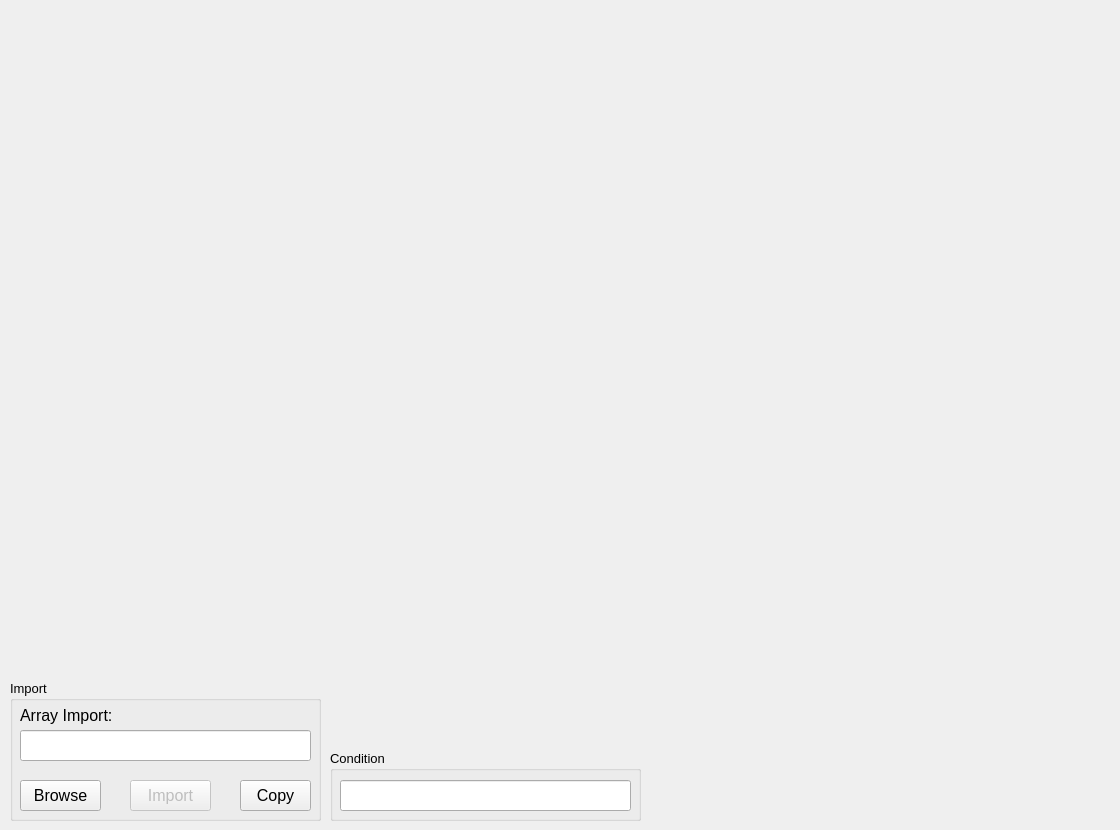
              <widget class="QWidget" name="tab_13">
               <attribute name="title">
                <string>Gate Array</string>
               </attribute>
               <widget class="QWidget" name="widgetK2_gateArray" native="true">
                <property name="geometry">
                 <rect>
                  <x>0</x>
                  <y>0</y>
                  <width>1111</width>
                  <height>671</height>
                 </rect>
                </property>
                <widget class="MatplotlibWidget" name="mplwidgetK2_gateArray">
                 <property name="geometry">
                  <rect>
                   <x>520</x>
                   <y>230</y>
                   <width>16</width>
                   <height>16</height>
                  </rect>
                 </property>
                </widget>
               </widget>
               <widget class="QGroupBox" name="groupBox_import_keithley_3">
                <property name="geometry">
                 <rect>
                  <x>10</x>
                  <y>680</y>
                  <width>311</width>
                  <height>141</height>
                 </rect>
                </property>
                <property name="font">
                 <font>
                  <pointsize>10</pointsize>
                 </font>
                </property>
                <property name="title">
                 <string>Import</string>
                </property>
                <widget class="QLineEdit" name="lineEditK2_directoryGate">
                 <property name="geometry">
                  <rect>
                   <x>10</x>
                   <y>50</y>
                   <width>291</width>
                   <height>31</height>
                  </rect>
                 </property>
                 <property name="font">
                  <font>
                   <pointsize>10</pointsize>
                  </font>
                 </property>
                </widget>
                <widget class="QLabel" name="label_14">
                 <property name="geometry">
                  <rect>
                   <x>10</x>
                   <y>20</y>
                   <width>111</width>
                   <height>31</height>
                  </rect>
                 </property>
                 <property name="font">
                  <font>
                   <pointsize>12</pointsize>
                  </font>
                 </property>
                 <property name="text">
                  <string>Array Import:</string>
                 </property>
                </widget>
                <widget class="QPushButton" name="pushButtonK2_browseGate">
                 <property name="geometry">
                  <rect>
                   <x>10</x>
                   <y>100</y>
                   <width>81</width>
                   <height>31</height>
                  </rect>
                 </property>
                 <property name="font">
                  <font>
                   <pointsize>12</pointsize>
                  </font>
                 </property>
                 <property name="text">
                  <string>Browse</string>
                 </property>
                </widget>
                <widget class="QPushButton" name="pushButtonK2_importGate">
                 <property name="enabled">
                  <bool>false</bool>
                 </property>
                 <property name="geometry">
                  <rect>
                   <x>120</x>
                   <y>100</y>
                   <width>81</width>
                   <height>31</height>
                  </rect>
                 </property>
                 <property name="font">
                  <font>
                   <pointsize>12</pointsize>
                  </font>
                 </property>
                 <property name="text">
                  <string>Import</string>
                 </property>
                </widget>
                <widget class="QPushButton" name="pushButtonK2_copyGate">
                 <property name="enabled">
                  <bool>true</bool>
                 </property>
                 <property name="geometry">
                  <rect>
                   <x>230</x>
                   <y>100</y>
                   <width>71</width>
                   <height>31</height>
                  </rect>
                 </property>
                 <property name="font">
                  <font>
                   <pointsize>12</pointsize>
                  </font>
                 </property>
                 <property name="text">
                  <string>Copy</string>
                 </property>
                </widget>
               </widget>
               <widget class="QGroupBox" name="groupBoxK2_conditionGate">
                <property name="geometry">
                 <rect>
                  <x>330</x>
                  <y>750</y>
                  <width>311</width>
                  <height>71</height>
                 </rect>
                </property>
                <property name="font">
                 <font>
                  <pointsize>10</pointsize>
                 </font>
                </property>
                <property name="title">
                 <string>Condition</string>
                </property>
                <widget class="QLineEdit" name="lineEdit_condition_keithley_2">
                 <property name="geometry">
                  <rect>
                   <x>10</x>
                   <y>30</y>
                   <width>291</width>
                   <height>31</height>
                  </rect>
                 </property>
                 <property name="font">
                  <font>
                   <pointsize>10</pointsize>
                  </font>
                 </property>
                </widget>
               </widget>
              </widget>
